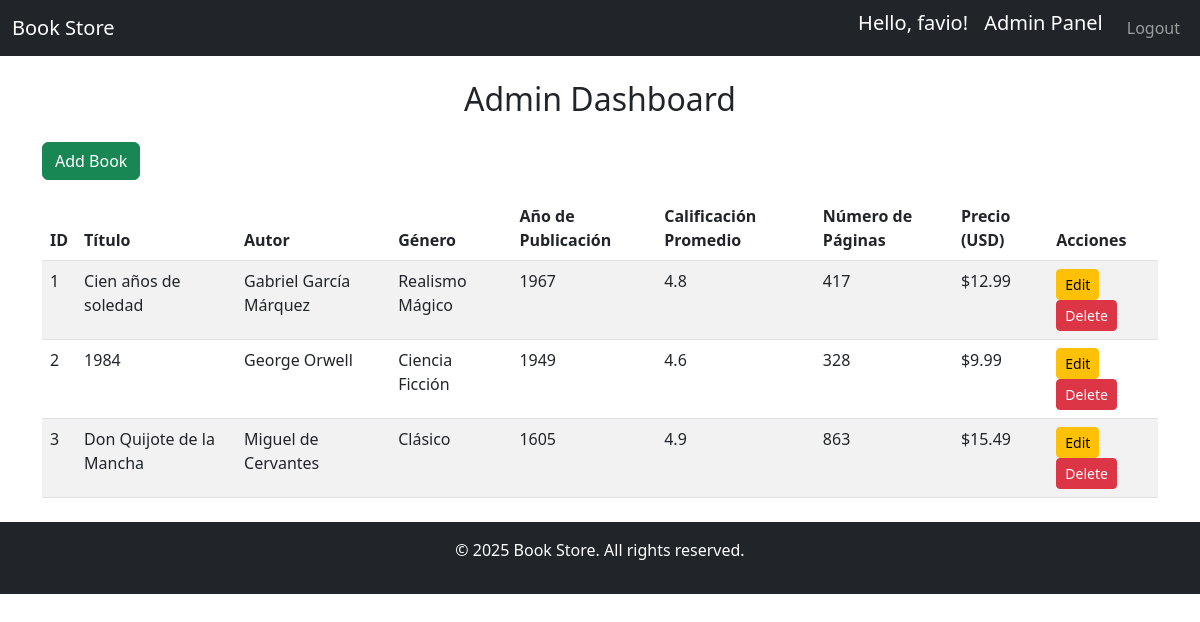
The page /admin (signed in) on the database its author committed.
### models.py (models this page shows)
class User(db.Model, UserMixin):
    id = db.Column(db.Integer, primary_key=True)
    username = db.Column(db.String(150), unique=True, nullable=False)
    password = db.Column(db.String(200), nullable=False)
    is_admin = db.Column(db.Boolean, default=False)

class Book(db.Model):
    id = db.Column(db.Integer, primary_key=True)
    title = db.Column(db.String(200), nullable=False)
    author = db.Column(db.String(100), nullable=False)
    genre = db.Column(db.String(50), nullable=False)
    year = db.Column(db.Integer, nullable=False)
    rating = db.Column(db.Float, nullable=False)
    pages = db.Column(db.Integer, nullable=False)
    price = db.Column(db.Float, nullable=False)

### app.py (the view)
@app.route('/admin')
@login_required
def admin_dashboard():
    if not current_user.is_admin == True:
        flash('Access denied! Only admins can access this page.', 'danger')
        return redirect(url_for('books'))
    books = Book.query.all()
    return render_template('admin.html', books=books)

### app.py (called while the page is built)
@login_manager.user_loader
def load_user(user_id):
    return User.query.get(int(user_id))

### templates/admin.html
{% extends 'base.html' %}
{% block content %}
<h2 class="text-center mb-4">Admin Dashboard</h2>
<a href="{{ url_for('create') }}" class="btn btn-success mb-3">Add Book</a>
<table class="table table-striped">
    <thead>
        <tr>
            <th>ID</th>
            <th>Título</th>
            <th>Autor</th>
            <th>Género</th>
            <th>Año de Publicación</th>
            <th>Calificación Promedio</th>
            <th>Número de Páginas</th>
            <th>Precio (USD)</th>
            <th>Acciones</th>
        </tr>
    </thead>
    <tbody>
        {% for book in books %}
        <tr>
            <td>{{ book.id }}</td>
            <td>{{ book.title }}</td>
            <td>{{ book.author }}</td>
            <td>{{ book.genre }}</td>
            <td>{{ book.year }}</td>
            <td>{{ book.rating }}</td>
            <td>{{ book.pages }}</td>
            <td>${{ "%.2f" | format(book.price) }}</td>
            <td>
                <a href="{{ url_for('edit', id=book.id) }}" class="btn btn-warning btn-sm">Edit</a>
                <form method="POST" action="{{ url_for('delete', id=book.id) }}" style="display:inline;">
                    <button type="submit" class="btn btn-danger btn-sm">Delete</button>
                </form>
            </td>
        </tr>
        {% endfor %}
    </tbody>
</table>
{% endblock %}

### templates/base.html (shortened to what this page needs)
<!DOCTYPE html>
<html lang="en">
<head>
    <link href="https://cdn.jsdelivr.net/npm/bootstrap@5.3.0/dist/css/bootstrap.min.css" rel="stylesheet">
</head>
<body>
    <nav class="navbar navbar-expand-lg navbar-dark bg-dark">
        <div class="container-fluid">
            <a class="navbar-brand" href="{{ url_for('home') }}">Book Store</a>
            <div class="collapse navbar-collapse" id="navbarNav">
                <ul class="navbar-nav ms-auto">
                    {% if current_user.is_authenticated %}
                        <li class="nav-item">
                            <span class="navbar-brand">Hello, {{ current_user.username }}!</span>
                        </li>
                        {% if current_user.is_admin %}
                            <li class="nav-item">
                                <a class="navbar-brand">Admin Panel</a>
                            </li>
                        {% else %}
                            <li class="nav-item">
                                <a class="nav-link" href="{{ url_for('books') }}">Books</a>
                            </li>
                        {% endif %}
                        <li class="nav-item">
                            <a class="nav-link" href="{{ url_for('logout') }}">Logout</a>
                        </li>
                    {% endif %}
                </ul>
            </div>
        </div>
    </nav>
    <div class="container mt-4">
        {% block content %}
        {% endblock %}
    </div>
    <footer class="bg-dark text-white text-center py-3 mt-4">
        <p>&copy; 2025 Book Store. All rights reserved.</p>
    </footer>
</body>
</html>

### rows shown on the page
User: username "favio"
Book: id "1", title "Cien años de soledad", author "Gabriel García Márquez", genre "Realismo Mágico", year "1967", rating "4.8", pages "417", price "12.99"
Book: id "2", title "1984", author "George Orwell", genre "Ciencia Ficción", year "1949", rating "4.6", pages "328", price "9.99"
Book: id "3", title "Don Quijote de la Mancha", author "Miguel de Cervantes", genre "Clásico", year "1605", rating "4.9", pages "863", price "15.49"
